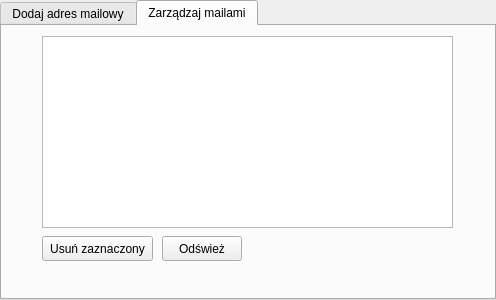
<?xml version="1.0" encoding="UTF-8"?>
<ui version="4.0">
 <class>TabWidgetSettings</class>
 <widget class="QTabWidget" name="TabWidgetSettings">
  <property name="geometry">
   <rect>
    <x>0</x>
    <y>0</y>
    <width>496</width>
    <height>300</height>
   </rect>
  </property>
  <property name="windowTitle">
   <string>TabWidget</string>
  </property>
  <property name="currentIndex">
   <number>1</number>
  </property>
  <widget class="QWidget" name="tab">
   <attribute name="title">
    <string>Dodaj adres mailowy</string>
   </attribute>
   <layout class="QFormLayout" name="formLayout">
    <item row="0" column="0">
     <widget class="QLabel" name="label">
      <property name="text">
       <string>SMPT Serwer</string>
      </property>
     </widget>
    </item>
    <item row="0" column="1">
     <widget class="QLineEdit" name="host"/>
    </item>
    <item row="1" column="0">
     <widget class="QLabel" name="label_2">
      <property name="text">
       <string>Port</string>
      </property>
     </widget>
    </item>
    <item row="1" column="1">
     <widget class="QSpinBox" name="port">
      <property name="maximum">
       <number>100000</number>
      </property>
     </widget>
    </item>
    <item row="2" column="0">
     <widget class="QLabel" name="label_3">
      <property name="text">
       <string/>
      </property>
     </widget>
    </item>
    <item row="2" column="1">
     <widget class="QCheckBox" name="czySSL">
      <property name="text">
       <string>SSL</string>
      </property>
     </widget>
    </item>
    <item row="3" column="0">
     <widget class="QLabel" name="label_4">
      <property name="text">
       <string>Login</string>
      </property>
     </widget>
    </item>
    <item row="3" column="1">
     <widget class="QLineEdit" name="login"/>
    </item>
    <item row="4" column="0">
     <widget class="QLabel" name="label_5">
      <property name="text">
       <string>Hasło</string>
      </property>
     </widget>
    </item>
    <item row="4" column="1">
     <widget class="QLineEdit" name="haslo"/>
    </item>
    <item row="5" column="0">
     <widget class="QLabel" name="label_6">
      <property name="text">
       <string>Wysyłający</string>
      </property>
     </widget>
    </item>
    <item row="5" column="1">
     <widget class="QLineEdit" name="wysylajacy"/>
    </item>
    <item row="7" column="0">
     <widget class="QLabel" name="label_7">
      <property name="text">
       <string/>
      </property>
     </widget>
    </item>
    <item row="7" column="1">
     <layout class="QHBoxLayout" name="horizontalLayout">
      <item>
       <widget class="QPushButton" name="pushButton_4">
        <property name="text">
         <string>Dodaj konfigurację</string>
        </property>
       </widget>
      </item>
      <item>
       <widget class="QPushButton" name="pushButton_3">
        <property name="text">
         <string>Wyczyść</string>
        </property>
       </widget>
      </item>
      <item>
       <widget class="QPushButton" name="pushButton_2">
        <property name="text">
         <string>Anuluj</string>
        </property>
       </widget>
      </item>
     </layout>
    </item>
   </layout>
  </widget>
  <widget class="QWidget" name="tab_2">
   <attribute name="title">
    <string>Zarządzaj mailami</string>
   </attribute>
   <widget class="QPushButton" name="pushButton">
    <property name="geometry">
     <rect>
      <x>40</x>
      <y>210</y>
      <width>111</width>
      <height>25</height>
     </rect>
    </property>
    <property name="text">
     <string>Usuń zaznaczony</string>
    </property>
   </widget>
   <widget class="QPushButton" name="pushButton_5">
    <property name="geometry">
     <rect>
      <x>160</x>
      <y>210</y>
      <width>80</width>
      <height>25</height>
     </rect>
    </property>
    <property name="text">
     <string>Odśwież</string>
    </property>
   </widget>
   <widget class="QListWidget" name="listWidget">
    <property name="geometry">
     <rect>
      <x>40</x>
      <y>10</y>
      <width>411</width>
      <height>192</height>
     </rect>
    </property>
   </widget>
  </widget>
 </widget>
 <resources/>
 <connections/>
</ui>
